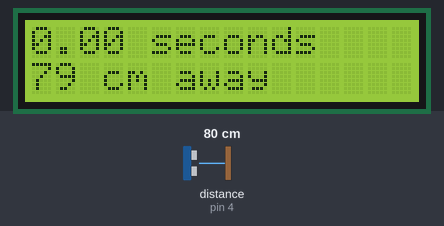
The sketch below on a simulated Arduino Uno, built with avr-gcc and run on an emulated ATmega328P. On the bench: 16×2 character LCD. Wiring (inferred from the names in the program): ultrasonic range finder: trigger pin 2; echo pin 4. Inputs (shaded band) come from the test bench; at power-on: distance to the obstacle (sensor on pin 4) 80 cm. The echo pulse lasts 58.3 µs per cm.

Above: at 1.2 s.
1.3 s: distance to the obstacle (sensor on pin 4) set to 2 cm
At 3.1 s:
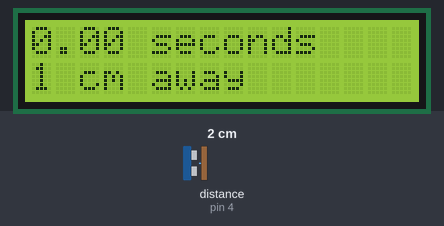
3.6 s: distance to the obstacle (sensor on pin 4) set to 4 cm
At 5.3 s:
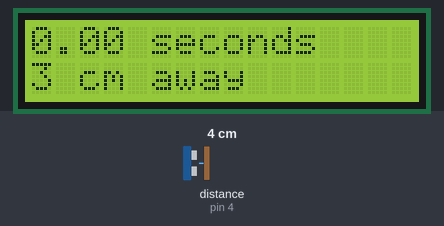
5.7 s: distance to the obstacle (sensor on pin 4) set to 9 cm
At 7.5 s:
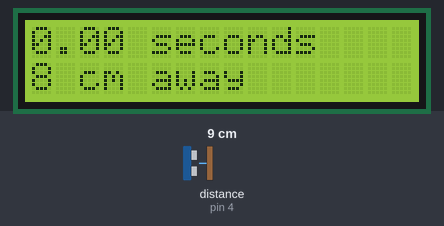
Timing chart, 0 to 9.0 s (numbered marks = the images above; inputs shaded):
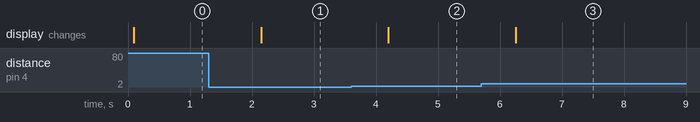

The sketch:

ArduinoDistanceSensor.ino
```cpp
#include <LiquidCrystal_I2C.h>

LiquidCrystal_I2C lcd(0x27, 16, 2); // I2C address 0x27, 16 column and 2 rows

void setup()
{
  pinMode(2, OUTPUT); // pin D2 is defined as the output of the distance sensor (it sends a digital signal TO Arduino, the time it takes for the sound to return, in microseonds)
  pinMode(4, INPUT);  // pin D4 is defined as the input of the distance sensor (it receives a digital singal FROM Arduino)
  lcd.init();         // initialize the LCD
  lcd.backlight();    // start the LCD backlight
}

void loop()
{
  digitalWrite(2, HIGH);                      // the pulse is sent
  delayMicroseconds(10);                      // it keeps going for 10 microseconds
  digitalWrite(2, LOW);                       // then it is turned off

  long returnTimeMS = pulseIn(4, HIGH);       //input pulse and save it veriable
  long distanceCM = returnTimeMS * 0.01715 ;


  lcd.clear();                         // the text which was previously displayed is deleted
  lcd.setCursor(0, 0);                 // we set our cursor at the beginning of the first row
  lcd.print(returnTimeMS/ 1000000.0);  // the time gets converted to seconds (as a floating-point value)
  lcd.print(" seconds");
  lcd.setCursor(0, 1);                 // we set our cursor at the beginning of the second row
  lcd.print(distanceCM);               // we display our distance in centimeters
  lcd.print(" cm away");

  delay(1000);                         // wait for one second
}
```

Measured:
- after the input at 1.3 s, the display: changes after 0.85 s (image 1)
- after the input at 3.6 s, the display: changes after 0.60 s (image 2)
- after the input at 5.7 s, the display: changes after 0.55 s (image 3)
